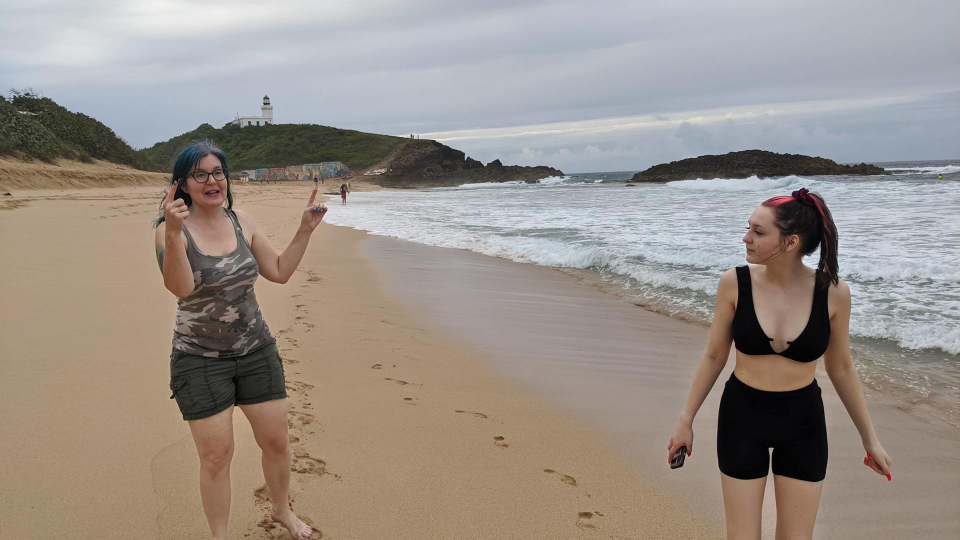
#> input picture mother_sophia_down.jpg, 1920 x 1080 px (shown at 1/2 size)
$ jupyter execute --allow-errors GeneticDrawing.ipynb   (older library calls are emulated)
#> lines starting #> are read from the running program, lines starting #| are printed output that depends on the picture
### genetic_drawing.py
import cv2
import numpy as np
import time
import matplotlib.pyplot as plt
import string
import random
from IPython.display import clear_output

class GeneticDrawing:
    def __init__(self, img_path, seed=0, brushesRange=[[0.1, 0.3], [0.3, 0.7]]):
#> called with img_path = 'mother_sophia_down.jpg', seed = 1.8e+09
        self.original_img = cv2.imread(img_path)
#> self.original_img is the input picture: shape (1080, 1920, 3); mean B, G, R 137.3, 144.8, 153.6
        self.img_grey = cv2.cvtColor(self.original_img,cv2.COLOR_BGR2GRAY)
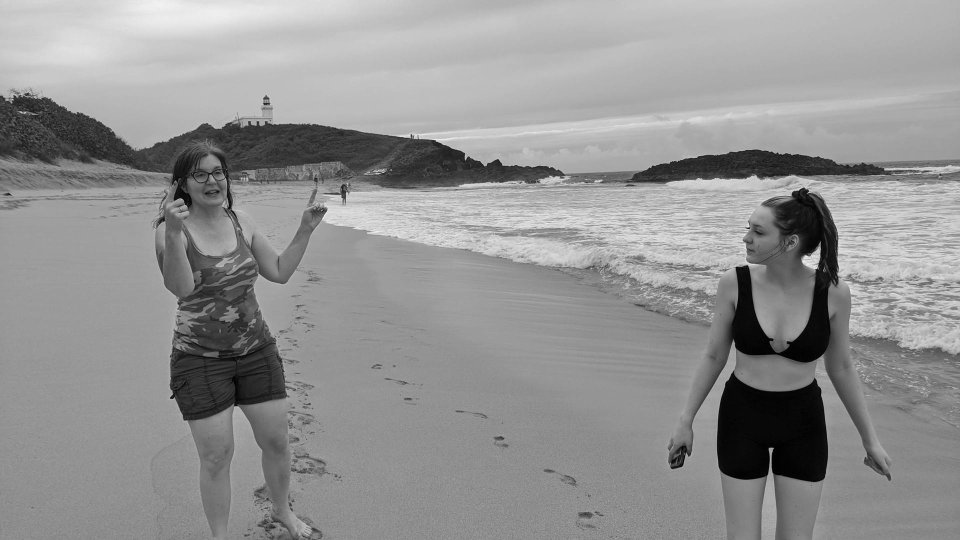
#> self.img_grey: shape (1080, 1920) (shown at 1/2 size); min 0, max 255, mean 146.6
        self.img_grads = self._imgGradient(self.img_grey)
        self.myDNA = None
        self.seed = seed
        self.brushesRange = brushesRange
        self.sampling_mask = None

        #start with an empty black img
        self.imgBuffer = [np.zeros((self.img_grey.shape[0], self.img_grey.shape[1]), np.uint8)]

    def generate(self, stages=10, generations=100, brushstrokesCount=10, show_progress_imgs=False):
        for s in range(stages):
            #initialize new DNA
            if self.sampling_mask is not None:
                sampling_mask = self.sampling_mask
            else:
                sampling_mask = self.create_sampling_mask(s, stages)
            self.myDNA = DNA(self.img_grey.shape,
                             self.img_grads,
                             self.calcBrushRange(s, stages),
                             canvas=self.imgBuffer[-1],
                             sampling_mask=sampling_mask)
            self.myDNA.initRandom(self.img_grey, brushstrokesCount, self.seed + time.time() + s)
            #evolve DNA
            for g in range(generations):
                self.myDNA.evolveDNASeq(self.img_grey, self.seed + time.time() + g)
                clear_output(wait=True)
                print("Stage ", s+1, ". Generation ", g+1, "/", generations)
                if show_progress_imgs is True:
                    #plt.imshow(sampling_mask, cmap='gray')
                    plt.imshow(self.myDNA.get_cached_image(), cmap='gray')
                    plt.show()
            self.imgBuffer.append(self.myDNA.get_cached_image())
        return self.myDNA.get_cached_image()

    def calcBrushRange(self, stage, total_stages):
        return [self._calcBrushSize(self.brushesRange[0], stage, total_stages), self._calcBrushSize(self.brushesRange[1], stage, total_stages)]

    def set_brush_range(self, ranges):
        self.brushesRange = ranges

    def set_sampling_mask(self, img_path):
        self.sampling_mask = cv2.cvtColor(cv2.imread(img_path),cv2.COLOR_BGR2GRAY)

    def create_sampling_mask(self, s, stages):
        percent = 0.2
        start_stage = int(stages*percent)
        sampling_mask = None
        if s >= start_stage:
            t = (1.0 - (s-start_stage)/max(stages-start_stage-1,1)) * 0.25 + 0.005
            sampling_mask = self.calc_sampling_mask(t)
        return sampling_mask

    '''
    we'd like to "guide" the brushtrokes along the image gradient direction, if such direction has large magnitude
    in places of low magnitude, we allow for more deviation from the direction.
    this function precalculates angles and their magnitudes for later use inside DNA class
    '''
    def _imgGradient(self, img):
        #convert to 0 to 1 float representation
        img = np.float32(img) / 255.0
        # Calculate gradient
        gx = cv2.Sobel(img, cv2.CV_32F, 1, 0, ksize=1)
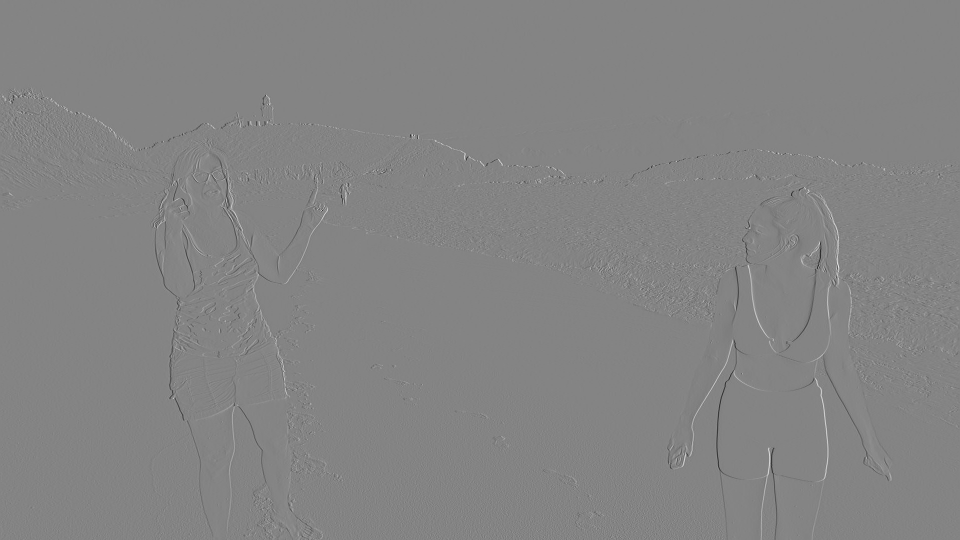
#> gx: shape (1080, 1920) float32 (shown at 1/2 size); min -0.918, max 0.855, mean 5.2e-05; drawn with min black and max white
        gy = cv2.Sobel(img, cv2.CV_32F, 0, 1, ksize=1)
        # Python Calculate gradient magnitude and direction ( in degrees )
        mag, angle = cv2.cartToPolar(gx, gy, angleInDegrees=True)
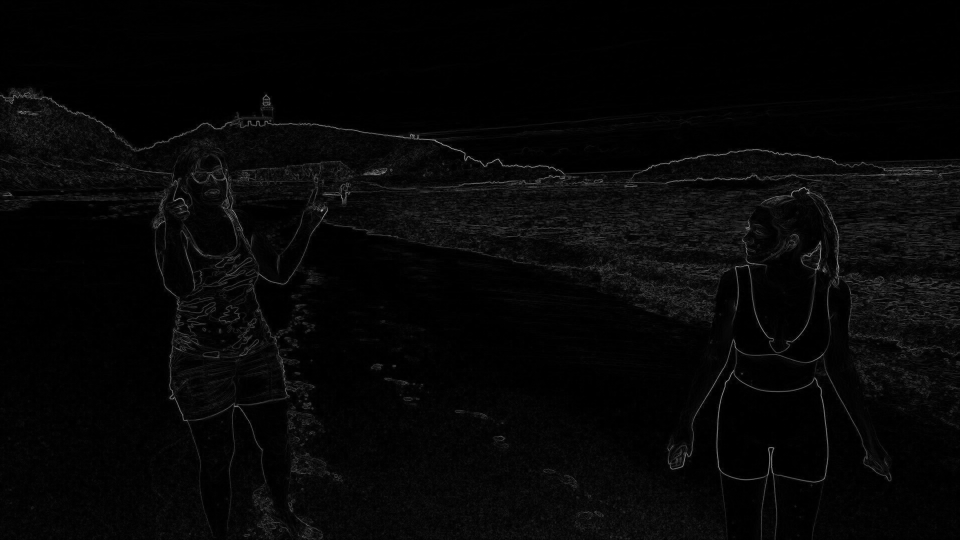
#> mag: shape (1080, 1920) float32 (shown at 1/2 size); min 0, max 1.27, mean 0.0334; drawn with min black and max white
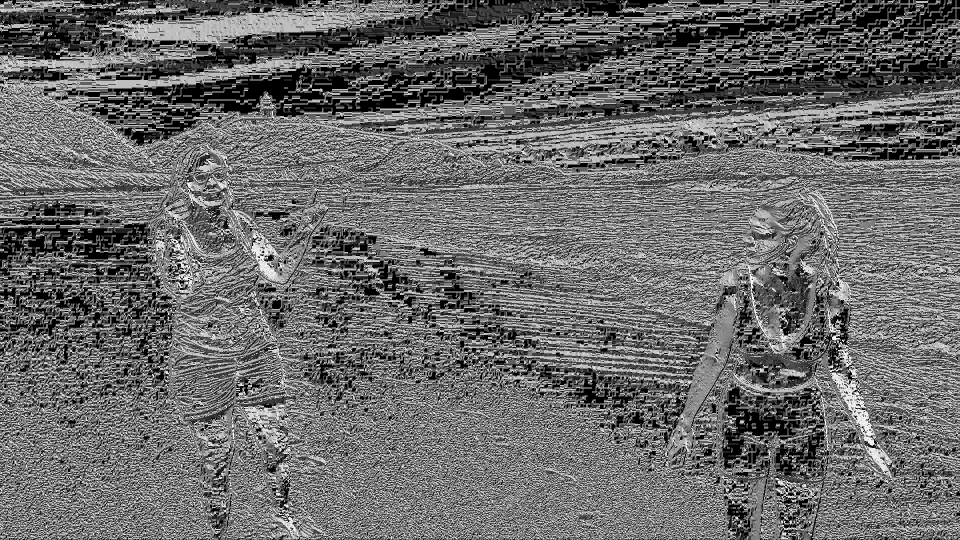
#> angle: shape (1080, 1920) float32 (shown at 1/2 size); min 0, max 359.7, mean 150.8; drawn with min black and max white
        #normalize magnitudes
        mag /= np.max(mag)
        #lower contrast
        mag = np.power(mag, 0.3)
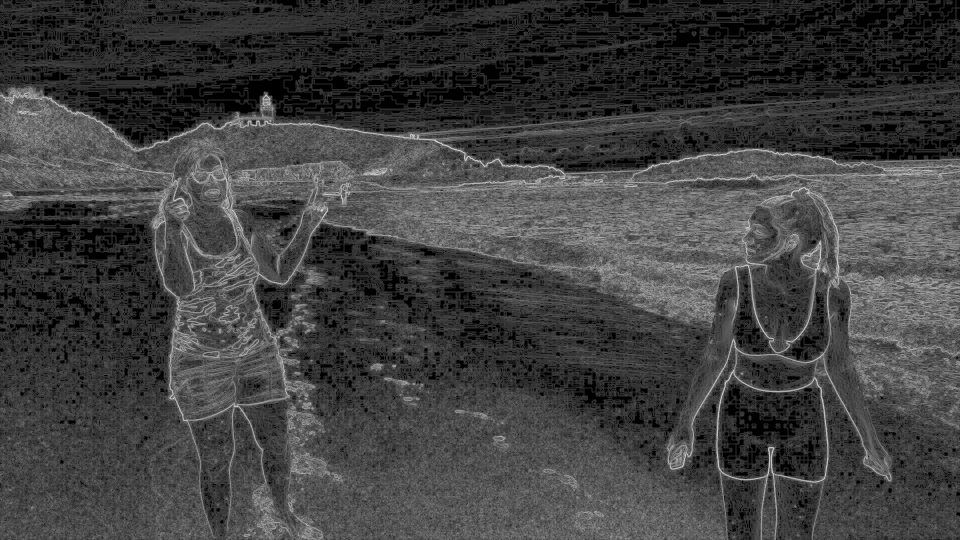
#> mag: shape (1080, 1920) float32 (shown at 1/2 size); min 0, max 1, mean 0.255
        return mag, angle

    # [14 lines left out: function calc_sampling_mask, not called in this run]


    def _calcBrushSize(self, brange, stage, total_stages):
        bmin = brange[0]
        bmax = brange[1]
        t = stage/max(total_stages-1, 1)
        return (bmax-bmin)*(-t*t+1)+bmin


def util_sample_from_img(img):
    #possible positions to sample
    pos = np.indices(dimensions=img.shape)
    pos = pos.reshape(2, pos.shape[1]*pos.shape[2])
    img_flat = np.clip(img.flatten() / img.flatten().sum(), 0.0, 1.0)
    return pos[:, np.random.choice(np.arange(pos.shape[1]), 1, p=img_flat)]

class DNA:

    def __init__(self, bound, img_gradient, brushstrokes_range, canvas=None, sampling_mask=None):
        self.DNASeq = []
        self.bound = bound

        #CTRLS
        self.minSize = brushstrokes_range[0] #0.1 #0.3
        self.maxSize = brushstrokes_range[1] #0.3 # 0.7
        self.maxBrushNumber = 4
        self.brushSide = 300 #brush image resolution in pixels
        self.padding = int(self.brushSide*self.maxSize / 2 + 5)

        self.canvas = canvas

        #IMG GRADIENT
        self.imgMag = img_gradient[0]
        self.imgAngles = img_gradient[1]

        #OTHER
        self.brushes = self.preload_brushes('brushes/watercolor/', self.maxBrushNumber)
        self.sampling_mask = sampling_mask

        #CACHE
        self.cached_image = None
        self.cached_error = None

    def preload_brushes(self, path, maxBrushNumber):
        imgs = []
        for i in range(maxBrushNumber):
            imgs.append(cv2.imread(path + str(i) +'.jpg'))
        return imgs

    def gen_new_positions(self):
        if self.sampling_mask is not None:
            pos = util_sample_from_img(self.sampling_mask)
            posY = pos[0][0]
            posX = pos[1][0]
        else:
            posY = int(random.randrange(0, self.bound[0]))
            posX = int(random.randrange(0, self.bound[1]))
        return [posY, posX]

    def initRandom(self, target_image, count, seed):
        #initialize random DNA sequence
        for i in range(count):
            #random color
            color = random.randrange(0, 255)
            #random size
            random.seed(seed-i+4)
            size = random.random()*(self.maxSize-self.minSize) + self.minSize
            #random pos
            posY, posX = self.gen_new_positions()
            #random rotation
            '''
            start with the angle from image gradient
            based on magnitude of that angle direction, adjust the random angle offset.
            So in places of high magnitude, we are more likely to follow the angle with our brushstroke.
            In places of low magnitude, we can have a more random brushstroke direction.
            '''
            random.seed(seed*i/4.0-5)
            localMag = self.imgMag[posY][posX]
            localAngle = self.imgAngles[posY][posX] + 90 #perpendicular to the dir
            rotation = random.randrange(-180, 180)*(1-localMag) + localAngle
            #random brush number
            brushNumber = random.randrange(1, self.maxBrushNumber)
            #append data
            self.DNASeq.append([color, posY, posX, size, rotation, brushNumber])
        #calculate cache error and image
        self.cached_error, self_cached_image = self.calcTotalError(target_image)

    def get_cached_image(self):
        return self.cached_image

    def calcTotalError(self, inImg):
        return self.__calcError(self.DNASeq, inImg)

    def __calcError(self, DNASeq, inImg):
        #draw the DNA
        myImg = self.drawAll(DNASeq)

        #compare the DNA to img and calc fitness only in the ROI
        diff1 = cv2.subtract(inImg, myImg) #values are too low
        diff2 = cv2.subtract(myImg,inImg) #values are too high
        totalDiff = cv2.add(diff1, diff2)
        totalDiff = np.sum(totalDiff)
        return (totalDiff, myImg)

    def draw(self):
        myImg = self.drawAll(self.DNASeq)
        return myImg

    def drawAll(self, DNASeq):
        #set image to pre generated
        if self.canvas is None: #if we do not have an image specified
            inImg = np.zeros((self.bound[0], self.bound[1]), np.uint8)
        else:
            inImg = np.copy(self.canvas)
        #apply padding
        p = self.padding
        inImg = cv2.copyMakeBorder(inImg, p,p,p,p,cv2.BORDER_CONSTANT,value=[0,0,0])
        #draw every DNA
        for i in range(len(DNASeq)):
            inImg = self.__drawDNA(DNASeq[i], inImg)
        #remove padding
        y = inImg.shape[0]
        x = inImg.shape[1]
        return inImg[p:(y-p), p:(x-p)]

    def __drawDNA(self, DNA, inImg):
        #get DNA data
        color = DNA[0]
        posX = int(DNA[2]) + self.padding #add padding since indices have shifted
        posY = int(DNA[1]) + self.padding
        size = DNA[3]
        rotation = DNA[4]
        brushNumber = int(DNA[5])

        #load brush alpha
        brushImg = self.brushes[brushNumber]
        #resize the brush
        brushImg = cv2.resize(brushImg,None,fx=size, fy=size, interpolation = cv2.INTER_CUBIC)
        #rotate
        brushImg = self.__rotateImg(brushImg, rotation)
        #brush img data
        brushImg = cv2.cvtColor(brushImg,cv2.COLOR_BGR2GRAY)
        rows, cols = brushImg.shape

        #create a colored canvas
        myClr = np.copy(brushImg)
        myClr[:, :] = color

        #find ROI
        inImg_rows, inImg_cols = inImg.shape
        y_min = int(posY - rows/2)
        y_max = int(posY + (rows - rows/2))
        x_min = int(posX - cols/2)
        x_max = int(posX + (cols - cols/2))

        # Convert uint8 to float
        foreground = myClr[0:rows, 0:cols].astype(float)
        background = inImg[y_min:y_max,x_min:x_max].astype(float) #get ROI
        # Normalize the alpha mask to keep intensity between 0 and 1
        alpha = brushImg.astype(float)/255.0


        try:
            # Multiply the foreground with the alpha matte
            foreground = cv2.multiply(alpha, foreground)

            # Multiply the background with ( 1 - alpha )
            background = cv2.multiply(np.clip((1.0 - alpha), 0.0, 1.0), background)
            # Add the masked foreground and background.
            outImage = (np.clip(cv2.add(foreground, background), 0.0, 255.0)).astype(np.uint8)

            inImg[y_min:y_max, x_min:x_max] = outImage
        except:
            print('------ \n', 'in image ',inImg.shape)
            print('pivot: ', posY, posX)
            print('brush size: ', self.brushSide)
            print('brush shape: ', brushImg.shape)
            print(" Y range: ", rangeY, 'X range: ', rangeX)
            print('bg coord: ', posY, posY+rangeY, posX, posX+rangeX)
            print('fg: ', foreground.shape)
            print('bg: ', background.shape)
            print('alpha: ', alpha.shape)

        return inImg


    # [54 lines left out: functions __rotateImg, __evolveDNA, not called in this run]

    def evolveDNASeq(self, inImg, seed):
        for i in range(len(self.DNASeq)):
            self.__evolveDNA(i, inImg, seed)

### GeneticDrawing.ipynb
[cell 1]
import cv2
import os
import time
import subprocess
from IPython.display import clear_output
from genetic_drawing import *

[cell 2]
#load the example image and set the generator for 100 stages with 20 generations each
gen = GeneticDrawing('mother_sophia_down.jpg', seed=time.time())
#> (the rest of this cell did not finish here and is left out)

#> the loop in generate, `for s in range(stages):` made 1 pass
#> after the loop in generate, `for s in range(stages):`: self.imgBuffer = 1 item

[cell 3]
#load a custom mask and set a smaller brush size for finer details
gen.sampling_mask = cv2.cvtColor(cv2.imread("mask_beach.jpg"), cv2.COLOR_BGR2GRAY)
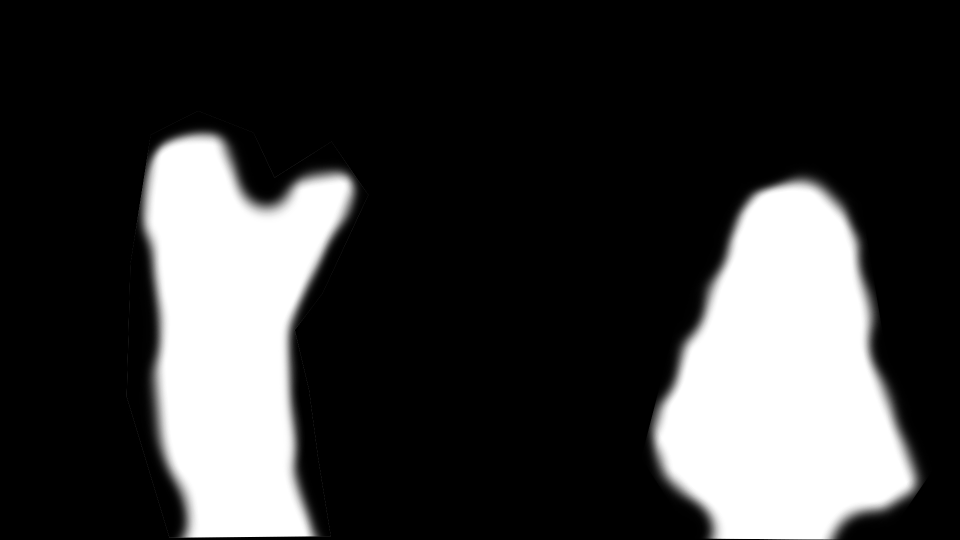
#> input picture mask_beach.jpg, 1920 x 1080 px (shown at 1/2 size)
#> gen.sampling_mask: shape (1080, 1920); min 0, max 255, mean 57.8
gen.brushesRange = [[0.05, 0.1], [0.1, 0.2]]
#keep drawing on top of our previous result
#> (the rest of this cell did not finish here and is left out)

#> the loop in generate, `for s in range(stages):` made 1 pass

[cell 4]
gen.brushesRange = [[0.025, 0.05], [0.05, 0.1]]
#> (the rest of this cell did not finish here and is left out)

#> the loop in generate, `for s in range(stages):` made 1 pass

[cell 5]
#save all the images from the image buffer
if not os.path.exists('out'):
    os.mkdir("out")
for i in range(len(gen.imgBuffer)):
    cv2.imwrite(os.path.join("out", f"{i:06d}.png"), gen.imgBuffer[i])
#> this loop made 1 pass
#if you want to save only last image, run below
#> (the rest of this cell did not finish here and is left out)
